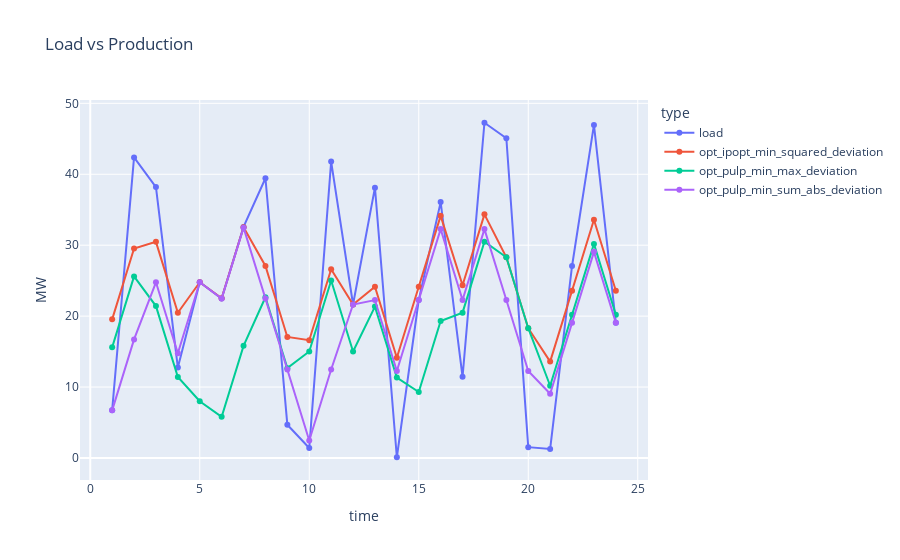

The cell this chart's notebook holds for it:
### Code cell
df_sol_pulp2 = pd.DataFrame(dict(
    time = [t for t in range(1,T+1)],
    power = [pulp.value(prod[t]) for t in range(1,T+1)],
    type = "opt_pulp_min_sum_abs_deviation"
))

fig = px.line(pd.concat([df_load,df_sol_ipopt,df_sol_pulp,df_sol_pulp2]), x="time", y="power",color="type", title="Load vs Production", markers=True) 
fig.update_layout(xaxis_title="time", yaxis_title="MW")
fig.show()

### Figure 1 — Plotly figure (JSON) as saved in the notebook; plotly's stock layout.template omitted (floating-point values rounded to 4 significant figures)
{"data": [{"hovertemplate": "type=load<br>time=%{x}<br>power=%{y}<extra></extra>", "legendgroup": "load", "line": {"color": "#636efa", "dash": "solid"}, "marker": {"symbol": "circle"}, "mode": "markers+lines", "name": "load", "orientation": "v", "showlegend": true, "type": "scatter", "x": [1, 2, 3, 4, 5, 6, 7, 8, 9, 10, 11, 12, 13, 14, 15, 16, 17, 18, 19, 20, 21, 22, 23, 24], "xaxis": "x", "y": [6.718, 42.37, 38.19, 12.75, 24.77, 22.47, 32.58, 39.44, 4.693, 1.417, 41.79, 21.64, 38.11, 0.1053, 22.27, 36.08, 11.44, 47.26, 45.07, 1.529, 1.272, 27.07, 46.96, 19.06], "yaxis": "y"}, {"hovertemplate": "type=opt_ipopt_min_squared_deviation<br>time=%{x}<br>power=%{y}<extra></extra>", "legendgroup": "opt_ipopt_min_squared_deviation", "line": {"color": "#EF553B", "dash": "solid"}, "marker": {"symbol": "circle"}, "mode": "markers+lines", "name": "opt_ipopt_min_squared_deviation", "orientation": "v", "showlegend": true, "type": "scatter", "x": [1, 2, 3, 4, 5, 6, 7, 8, 9, 10, 11, 12, 13, 14, 15, 16, 17, 18, 19, 20, 21, 22, 23, 24], "xaxis": "x", "y": [19.54, 29.54, 30.47, 20.47, 24.77, 22.53, 32.53, 27.06, 17.06, 16.6, 26.6, 21.64, 24.14, 14.14, 24.14, 34.14, 24.35, 34.35, 28.3, 18.3, 13.59, 23.59, 33.59, 23.59], "yaxis": "y"}, {"hovertemplate": "type=opt_pulp_min_max_deviation<br>time=%{x}<br>power=%{y}<extra></extra>", "legendgroup": "opt_pulp_min_max_deviation", "line": {"color": "#00cc96", "dash": "solid"}, "marker": {"symbol": "circle"}, "mode": "markers+lines", "name": "opt_pulp_min_max_deviation", "orientation": "v", "showlegend": true, "type": "scatter", "x": [1, 2, 3, 4, 5, 6, 7, 8, 9, 10, 11, 12, 13, 14, 15, 16, 17, 18, 19, 20, 21, 22, 23, 24], "xaxis": "x", "y": [15.6, 25.6, 21.42, 11.42, 8.001, 5.809, 15.81, 22.67, 12.67, 15.02, 25.02, 15.02, 21.34, 11.34, 9.306, 19.31, 20.49, 30.49, 28.3, 18.3, 10.19, 20.19, 30.19, 20.19], "yaxis": "y"}, {"hovertemplate": "type=opt_pulp_min_sum_abs_deviation<br>time=%{x}<br>power=%{y}<extra></extra>", "legendgroup": "opt_pulp_min_sum_abs_deviation", "line": {"color": "#ab63fa", "dash": "solid"}, "marker": {"symbol": "circle"}, "mode": "markers+lines", "name": "opt_pulp_min_sum_abs_deviation", "orientation": "v", "showlegend": true, "type": "scatter", "x": [1, 2, 3, 4, 5, 6, 7, 8, 9, 10, 11, 12, 13, 14, 15, 16, 17, 18, 19, 20, 21, 22, 23, 24], "xaxis": "x", "y": [6.718, 16.72, 24.77, 14.77, 24.77, 22.47, 32.47, 22.47, 12.47, 2.475, 12.47, 21.64, 22.27, 12.27, 22.27, 32.27, 22.27, 32.27, 22.27, 12.27, 9.06, 19.06, 29.06, 19.06], "yaxis": "y"}], "layout": {"autosize": true, "legend": {"title": {"text": "type"}, "tracegroupgap": 0}, "title": {"text": "Load vs Production"}, "xaxis": {"anchor": "y", "autorange": true, "domain": [0, 1], "range": [-0.4322, 25.43], "title": {"text": "time"}, "type": "linear"}, "yaxis": {"anchor": "x", "autorange": true, "domain": [0, 1], "range": [-3.786, 51.16], "title": {"text": "MW"}, "type": "linear"}}}
